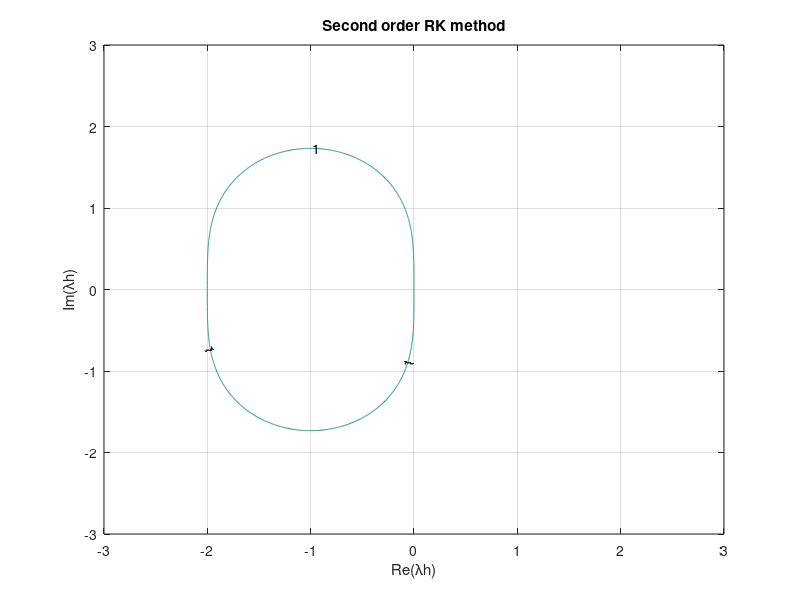

Here is the MATLAB script that generated this plot:
clear
clc
x = -3:0.01:3;
y = -3:0.01:3;
[x,y] = meshgrid(x,y);
z = x + 1i*y;

%Second order RK method
sigma = 1 + z + (z.^2)/2;
%Display the contours of the peaks function at sigma = 1.
contour(x,y,abs(sigma),[1,1],'ShowText','on');
grid on;
title('Second order RK method');
xlabel('Re(\lambdah)');
ylabel('Im(\lambdah)');

% %Fourth order RK method
% sigma = 1 + z + (z.^2)/2 + (z.^3)/6 + (z.^4)/24;
% %Display the contours of the peaks function at sigma = 1.
% contour(x,y,abs(sigma),[1,1],'ShowText','on');
% grid on;
% title('Fourth order RK method');
% xlabel('Re(\lambdah)');
% ylabel('Im(\lambdah)');
